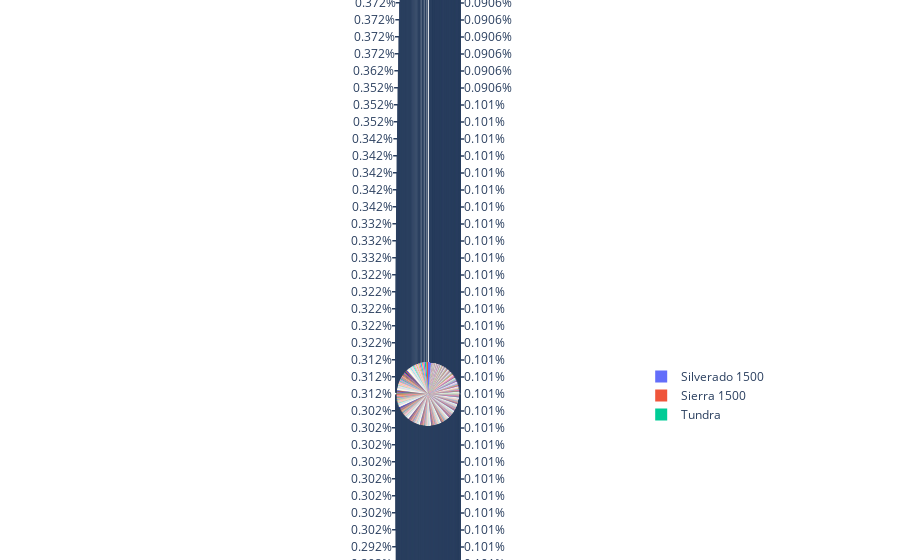

The notebook cell this image was saved under:
### Markdown cell above
### Model

### Code cell
px.pie(df, names = 'Model')

### Figure 1 — Plotly figure (JSON) as saved in the notebook; plotly's stock layout.template omitted (floating-point values rounded to 4 significant figures; data arrays with more than 128 entries replaced by an {"elided": "..."} marker saying what was removed)
{"data": [{"domain": {"x": [0, 1], "y": [0, 1]}, "hovertemplate": "Model=%{label}<extra></extra>", "labels": {"elided": "9936 str values"}, "legendgroup": "", "name": "", "showlegend": true, "type": "pie"}], "layout": {"legend": {"tracegroupgap": 0}, "margin": {"t": 60}}}
